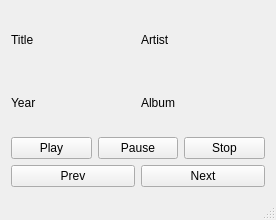
<?xml version="1.0" encoding="UTF-8"?>
<ui version="4.0">
 <class>ricebowl</class>
 <widget class="QMainWindow" name="ricebowl">
  <property name="geometry">
   <rect>
    <x>0</x>
    <y>0</y>
    <width>276</width>
    <height>220</height>
   </rect>
  </property>
  <property name="windowTitle">
   <string>ricebowl</string>
  </property>
  <widget class="QWidget" name="centralWidget">
   <layout class="QGridLayout" name="gridLayout_4">
    <item row="0" column="0">
     <layout class="QGridLayout" name="gridLayout_3">
      <item row="1" column="0">
       <layout class="QGridLayout" name="gridLayout_2">
        <item row="0" column="0">
         <layout class="QHBoxLayout" name="horizontalLayout_3">
          <item>
           <widget class="QPushButton" name="pushButtonPlay">
            <property name="text">
             <string>Play</string>
            </property>
           </widget>
          </item>
          <item>
           <widget class="QPushButton" name="pushButtonPause">
            <property name="text">
             <string>Pause</string>
            </property>
           </widget>
          </item>
          <item>
           <widget class="QPushButton" name="pushButtonStop">
            <property name="text">
             <string>Stop</string>
            </property>
           </widget>
          </item>
         </layout>
        </item>
        <item row="1" column="0">
         <layout class="QHBoxLayout" name="horizontalLayout_4">
          <item>
           <widget class="QPushButton" name="pushButtonPrev">
            <property name="text">
             <string>Prev</string>
            </property>
           </widget>
          </item>
          <item>
           <widget class="QPushButton" name="pushButtonNext">
            <property name="text">
             <string>Next</string>
            </property>
           </widget>
          </item>
         </layout>
        </item>
       </layout>
      </item>
      <item row="0" column="0">
       <layout class="QGridLayout" name="gridLayout">
        <item row="0" column="0">
         <layout class="QHBoxLayout" name="horizontalLayout">
          <item>
           <widget class="QLabel" name="labelTitle">
            <property name="text">
             <string>Title</string>
            </property>
           </widget>
          </item>
          <item>
           <widget class="QLabel" name="labelArtist">
            <property name="text">
             <string>Artist</string>
            </property>
           </widget>
          </item>
         </layout>
        </item>
        <item row="1" column="0">
         <layout class="QHBoxLayout" name="horizontalLayout_2">
          <item>
           <widget class="QLabel" name="labelYear">
            <property name="text">
             <string>Year</string>
            </property>
           </widget>
          </item>
          <item>
           <widget class="QLabel" name="labelAlbum">
            <property name="text">
             <string>Album</string>
            </property>
           </widget>
          </item>
         </layout>
        </item>
       </layout>
      </item>
     </layout>
    </item>
   </layout>
  </widget>
  <widget class="QMenuBar" name="menuBar">
   <property name="geometry">
    <rect>
     <x>0</x>
     <y>0</y>
     <width>276</width>
     <height>19</height>
    </rect>
   </property>
  </widget>
  <widget class="QStatusBar" name="statusBar"/>
 </widget>
 <layoutdefault spacing="6" margin="11"/>
 <resources/>
 <connections/>
</ui>
